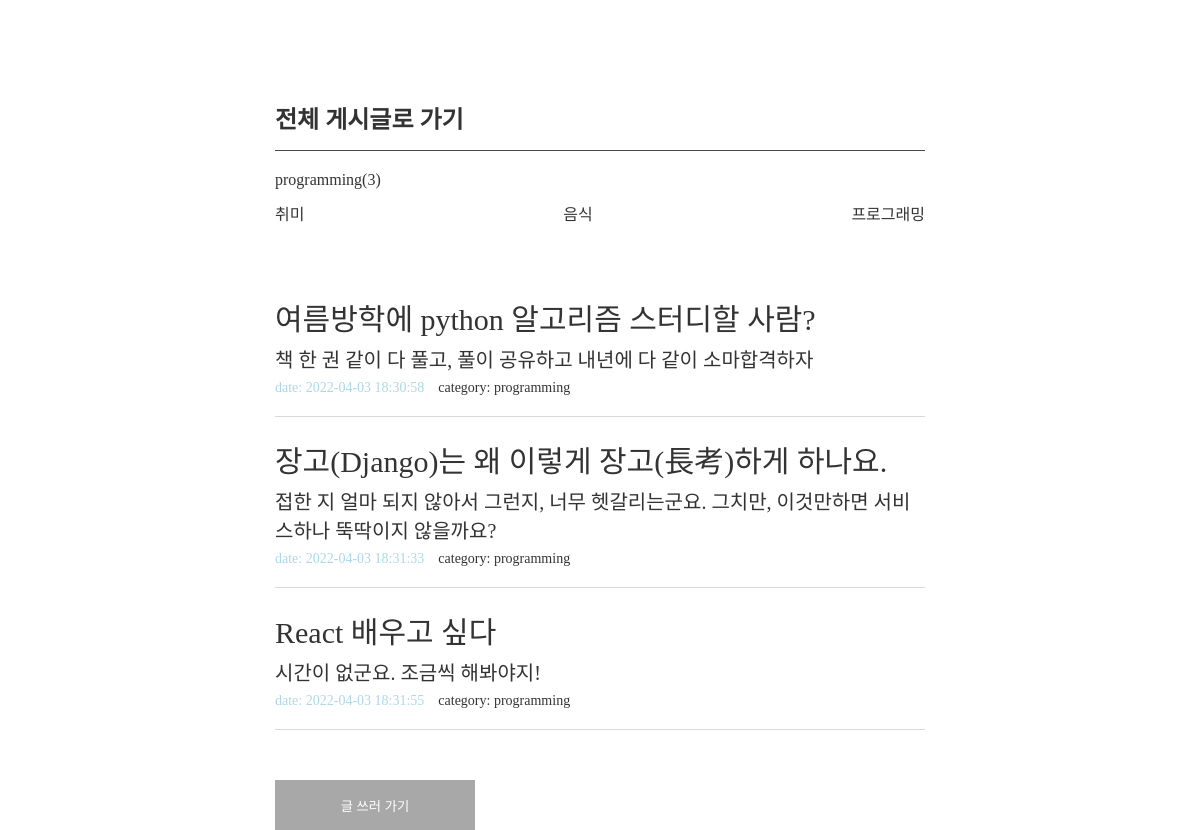
/category/programming, run on the app's committed database.
### blogApp/models.py (models this page shows, shortened)
class Article(models.Model):
    title = models.CharField(max_length=100)
    content = models.TextField()
    category = models.TextField(null=True, default='')
    date = models.TextField(null=True, default='')

### blogApp/views.py (the view)
# urls.py: path('category/<str:article_category>', views.category, name='category'),
def category(request, article_category):
    articles = Article.objects.all().filter(category = article_category)
    length = len(articles)
    return render(request, 'category.html', {
        'articles': articles,
        'length': length,
        'hobby': 'hobby',
        'food': 'food',
        'programming': 'programming',
        'article_category': article_category,
        })

### blogApp/templates/category.html (shortened to what this page needs)
{% load static %}
<!DOCTYPE html>
<html lang="en">
<head>
    <link rel="stylesheet" type="text/css" href="{% static 'common.css' %}"></link>
</head>
<body>
    <div id="wrap">
        <div class="container">
            <a href="{% url 'list'%}">
                <h2 class="title">전체 게시글로 가기</h2>
            </a>
            <ul>
                <div>
                    <p class="sub-title">{{article_category}}<span>({{length}})</span></p>
                </div>
                <div class="category">
                    <a href="{% url 'category' hobby %}">
                        <p>취미</p>
                    </a>
                    <a href="{% url 'category' food %}">
                        <p>음식</p>
                    </a>
                    <a href="{% url 'category' programming %}">
                        <p>프로그래밍</p>
                    </a>
                </div>
                {% for article in articles %}
                <a href="{% url 'detail' article.id %}">
                    <li class="item-box">
                        <p class="item-title">{{article.title}}</p>
                        <p class="item-content">{{article.content}}</p>
                        <div>
                            <span class="item-date">date: {{article.date}}</span>
                            <span class="item-category">category: {{article.category}}</span>
                        </div>
                    </li>
                </a>
                {% endfor %}
            </ul>
            <a class="go-write" href="{% url 'new' %}">
                <button class="back-list">
                    글 쓰러 가기
                </button>
            </a>
        </div>
    </div>
</body>
</html>

### blogApp/static/common.css (style rules this page uses)
html, body, div, span, applet, object, iframe, h1, h2, h3, h4, h5, h6, p, blockquote, pre, a, abbr, acronym, address, big, cite, code, del, dfn, em, img, ins, kbd, q, s, samp, small, strike, strong, sub, sup, tt, var, b, u, i, center, dl, dt, dd, ol, ul, li, fieldset, form, label, legend, table, caption, tbody, tfoot, thead, tr, th, td, article, aside, canvas, details, embed, figure, figcaption, footer, header, hgroup, menu, nav, output, ruby, section, summary, time, mark, audio, video { margin: 0; padding: 0; border: 0; }
ol, ul, li { list-style: none; }
a { text-decoration: none; color: #333333; }
#wrap { width: 650px; margin: 0 auto; padding-top: 100px; }
.title { height: 50px; border-bottom: 1px solid #4a4a4a; margin-bottom: 20px; }
.sub-title { height: 30px; color: #333333; }
.category { display: flex; color: #dad8d8; justify-content: space-between; margin-bottom: 50px; font-weight: 100; }
.item-box { padding: 20px 0; border-bottom: 1px solid #dad8d8; }
.item-title { font-size: 30px; margin-bottom: 5px; font-weight: 400; }
.item-content { font-size: 20px; margin-bottom: 5px; }
.item-date, .item-category { font-size: 14px; font-weight: 100; }
.item-date { color: lightblue; font-weight: 500; margin-right: 10px; }
.go-write { display: block; margin-top: 50px; height: 50px; }
.back-list { display: block; background: rgb(168, 168, 168); color: #FFFFFF; width: 200px; height: 50px; border: none; }

### data on the page
Article: title "여름방학에 python 알고리즘 스터디할 사람?", content "책 한 권 같이 다 풀고, 풀이 공유하고 내년에 다 같이 소마합격하자", date "2022-04-03 18:30:58", category "programming"
Article: title "장고(Django)는 왜 이렇게 장고(長考)하게 하나요.", content "접한 지 얼마 되지 않아서 그런지, 너무 헷갈리는군요. 그치만, 이것만하면 서비스하나 뚝딱이지 않을까요?", date "2022-04-03 18:31:33", category "programming"
Article: title "React 배우고 싶다", content "시간이 없군요. 조금씩 해봐야지!", date "2022-04-03 18:31:55", category "programming"

### other printed values
{{ article_category }} "programming"
{{ length }} "3"
